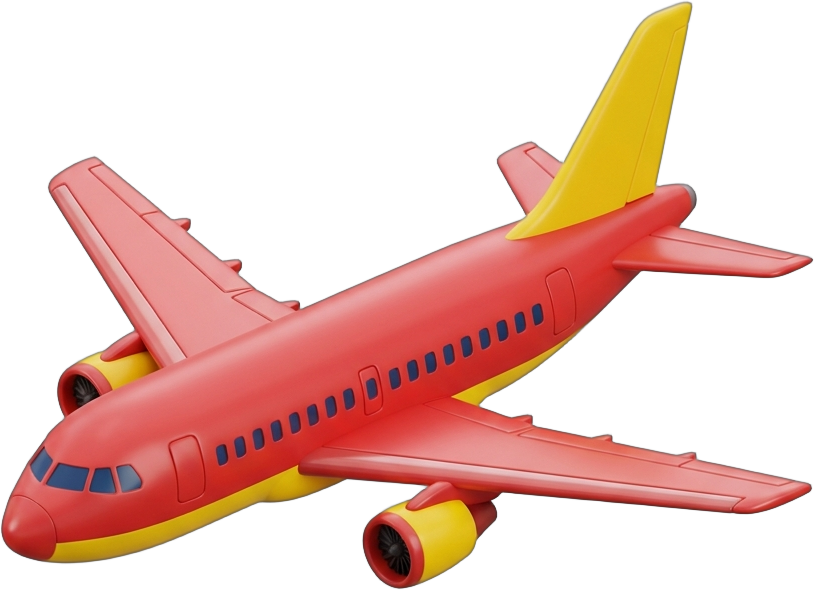
#> input picture assets/objects_3d/airliner.png, 814 x 590 px
$ python -i thumbnail_3d_seo_engine.py   (imports and definitions only)
#> lines starting #> are read from the running program, lines starting #| are printed output that depends on the picture; after the words box and inside, x2 and y2 are one past the last pixel; in counts of white or black regions, pixels touching at a corner belong together
r"""
thumbnail_3d_seo_engine.py - BỘ ĐỘNG CƠ CHUYÊN TRÁCH THUMBNAIL 3D ADN HADA WHY,
NHÚNG BÌA TRỰC TIẾP VÀO VIDEO MP4 & TRINH SÁT 3 TIÊU ĐỀ CHUẨN SEO EVERGREEN.

Đặt tại: D:\Đầu Não Video Ngắn FB (không xóa)\engine\thumbnail_3d_seo_engine.py
Phục vụ độc quyền cho Sub-Agent thứ 6: fb-reels-thumbnail-seo-architect.

3 Nhiệm vụ cốt lõi chạy song song:
1. Tư duy logic theo từng kịch bản (4 Chế độ bố cục: Mystery Silhouette, Dual Confrontation,
   Forensic Object Spotlight, Titan + Evidence) trên nền ADN cố định của kênh HaDa Why:
   - Nền bổ trợ bối cảnh thật nâng khối 3D Chiaroscuro + Unsharp Mask.
   - Bầu trời / nền trên liền mạch 100% (Zero-Blob: CẤM tuyệt đối đốm đỏ/đốm đen vô nghĩa).
   - Chữ Hook 2 dòng Kanit-Black (#42B2F2 Xanh HaDa + #FFFFFF Trắng WHY, viền đen 11px) an toàn 4:5.
2. Nhúng Kép (Dual-Embed) tấm Thumbnail 9:16 vào thẳng file Video MP4:
   - Lớp 1: Chèn làm 2 frame đầu tiên (0.00s - 0.03s) ở đầu video để khi đăng lên Facebook Reels /
     Facebook Page kéo thanh chọn ảnh bìa về 00:00 là chọn được ngay tấm bìa 3D sắc nét!
   - Lớp 2: Nhúng luồng metadata attached_pic chuẩn MP4.
3. Đào bới & Cào dữ liệu từ khóa thực tế (Google Suggest API + YouTube Suggest API +
   yt-dlp Top Viral Search + Google News RSS) -> Xuất 3 Tiêu đề chuẩn SEO có Keyword lượt tìm kiếm cao
   và Evergreen (bền vững theo thời gian).
"""

import io
import json
import os
import re
import shutil
import subprocess
import sys
import urllib.parse
import urllib.request
import xml.etree.ElementTree as ET
from pathlib import Path
from typing import Any, Dict, List, Optional

import numpy as np
from PIL import Image, ImageFilter
from scipy.ndimage import gaussian_filter

# [4 lines not run here, left out]

FB_BRAIN_DIR = Path(r"D:\Đầu Não Video Ngắn FB (không xóa)")
REMOTION_DIR = FB_BRAIN_DIR / "remotion_reels"
PUBLIC_HARVEST_DIR = REMOTION_DIR / "public" / "harvested"
FINAL_OUTPUT_DIR = Path(r"D:\Video thành phẩm")

HEADERS = {
    "User-Agent": (
        "Mozilla/5.0 (Windows NT 10.0; Win64; x64) "
        "AppleWebKit/537.36 (KHTML, like Gecko) "
        "Chrome/124.0.0.0 Safari/537.36"
    )
}


# ==============================================================================
# KHỐI 1: CÀO DỮ LIỆU TỪ KHÓA THẬT & PHÂN TÍCH SEO EVERGREEN
# ==============================================================================

# [147 lines left out: functions fetch_autocomplete_suggestions, fetch_youtube_top_competitors, fetch_google_news_headlines, harvest_seo_intelligence, not called in this run]


# ==============================================================================
# KHỐI 2: XỬ LÝ ẢNH NỀN BỔ TRỢ NỔI KHỐI 3D & BẦU TRỜI LIỀN MẠCH (ZERO-BLOB)
# ==============================================================================

def enhance_backdrop_3d_seamless(
    raw_img_path: Path,
    out_img_path: Path,
    crop_x_ratio: float = 0.16,
    sky_lum_threshold: float = 195.0,
) -> Path:
    """
    Xử lý ảnh nền bổ trợ chuẩn ADN kênh HaDa Why:
    1. Cắt cúp tỷ lệ dọc 9:16 (1080x1920) sắc nét bằng Lanczos.
    2. Tăng độ nét vi mô (Unsharp Mask) làm nổi rõ kết cấu vật lý của công trình/bối cảnh.
    3. Tách biệt 2 diện sáng/tối (Chiaroscuro 3D Volume) để bối cảnh nổi khối 3D đồ sộ.
    4. Bảo toàn 100% bầu trời / phần nền phía trên liền mạch tự nhiên (Zero-Blob:
       CẤM tuyệt đối mọi đốm đỏ hay đốm đen vô nghĩa).
    """
#> called with raw_img_path = '../assets/objects_3d/airliner.png', out_img_path = 'out.png', crop_x_ratio = 0.16, sky_lum_threshold = 195
    im = Image.open(raw_img_path).convert("RGB")
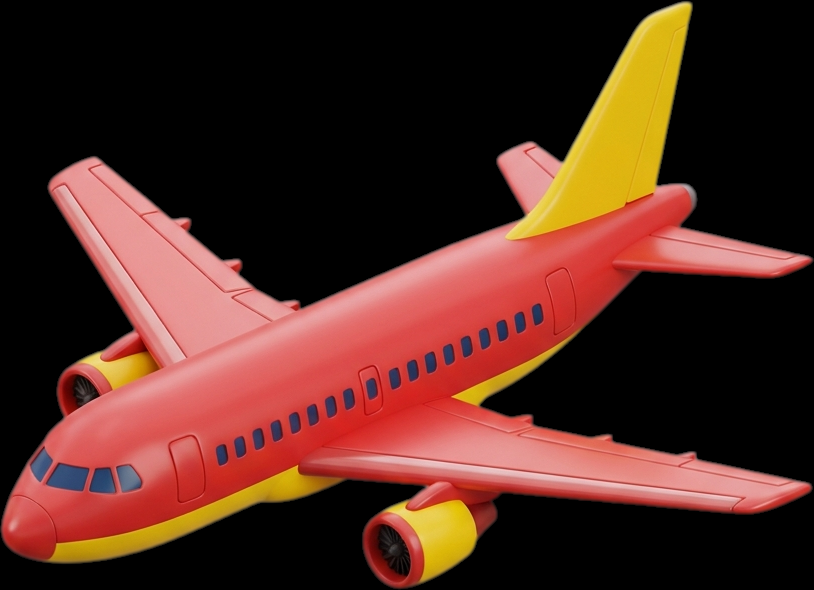
#> im: PIL image 814x590 RGB; mean R, G, B 81.1, 42.7, 33
    w, h = im.size
#> w = 814; h = 590
    if w < 750 or h < 500:
        raise ValueError(
            f"[THUMBNAIL HD GATE BLOCKED] Ảnh nền '{raw_img_path.name}' quá nhỏ ({w}x{h} < 750x500). "
            "Cấm dùng ảnh nhỏ cắt dọc gây vỡ hạt/mờ nhòe!"
        )

    target_ratio = 9.0 / 16.0
    current_ratio = w / float(h)
#> current_ratio = 1.38

    if current_ratio > target_ratio:
        crop_w = int(h * target_ratio)
#> crop_w = 331
        max_x = max(0, w - crop_w)
#> max_x = 483
        crop_x = min(max_x, int(w * crop_x_ratio))
#> crop_x = 130
        cropped = im.crop((crop_x, 0, crop_x + crop_w, h))
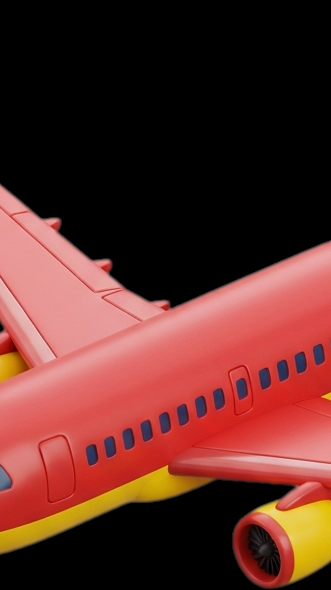
#> cropped: PIL image 331x590 RGB; mean R, G, B 93.3, 45.6, 39.3
    else:
        crop_h = int(w / target_ratio)
        crop_y = max(0, int((h - crop_h) * 0.1))
        cropped = im.crop((0, crop_y, w, crop_y + crop_h))

    resized = cropped.resize((1080, 1920), Image.Resampling.LANCZOS)

    # 1. Unsharp Mask nâng chi tiết kiến trúc / hiện trường
    sharp = resized.filter(ImageFilter.UnsharpMask(radius=3.0, percent=185, threshold=1))
    arr = np.array(sharp, dtype=np.float32)
    raw_arr = np.array(resized, dtype=np.float32)

    Y, X = np.mgrid[0:1920, 0:1080]
    raw_lum = 0.299 * raw_arr[:, :, 0] + 0.587 * raw_arr[:, :, 1] + 0.114 * raw_arr[:, :, 2]
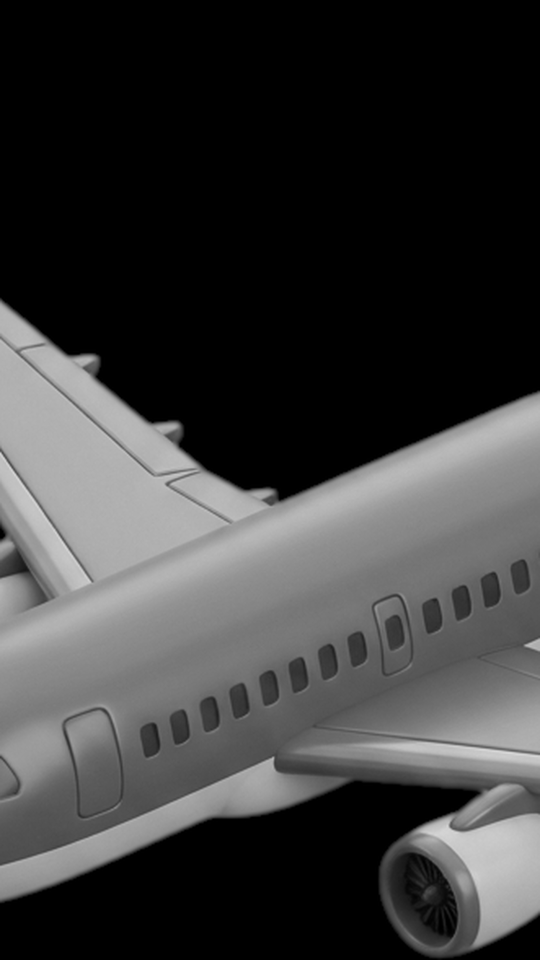
#> raw_lum: shape (1920, 1080) float32 (shown at 1/2 size); min 0, max 220.9, mean 59.1

    # 2. Nhận diện vùng bầu trời sáng tự nhiên để giữ nguyên 100% sự liền mạch (Zero-Blob)
    is_sky = raw_lum > sky_lum_threshold
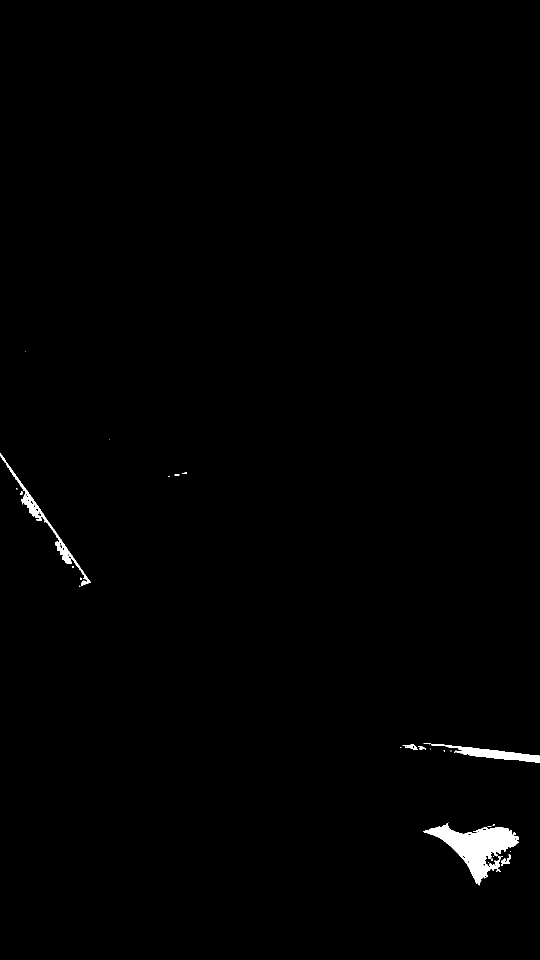
#> is_sky: shape (1920, 1080) bool (shown at 1/2 size); 0.72% white; 27 white regions (18 under 20 px), largest, box (x1, y1, x2, y2) and area: (847, 1647, 1038, 1771) 9153, (847, 1486, 1080, 1526) 2619, (0, 906, 181, 1172) 2614
    sky_mask = gaussian_filter(is_sky.astype(np.float32), sigma=1.5)[:, :, np.newaxis]

    # 3. Nâng khối 3D Chiaroscuro trên công trình / bối cảnh
    dir_light = 1.0 + 0.16 * np.clip((X - 450.0) / 450.0, -0.6, 0.6)[:, :, np.newaxis]
    b_arr = (arr - 128.0) * 1.25 + 128.0
    b_arr = b_arr * dir_light
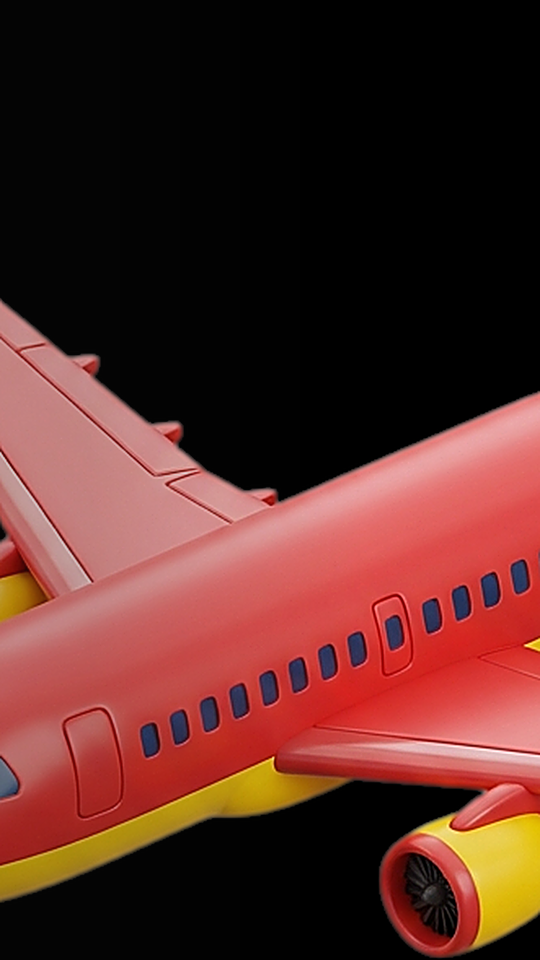
#> b_arr: shape (1920, 1080, 3) float64 (shown at 1/2 size); mean R, G, B 85.2, 24.6, 16.7; drawn with min black and max white

    # Đẩy độ tươi tự nhiên cho các chi tiết nhận diện thương hiệu (ví dụ logo xanh/vàng/đỏ trên tòa nhà)
    is_green = (arr[:, :, 1] > arr[:, :, 0] * 1.12) & (arr[:, :, 1] > arr[:, :, 2] * 1.12)
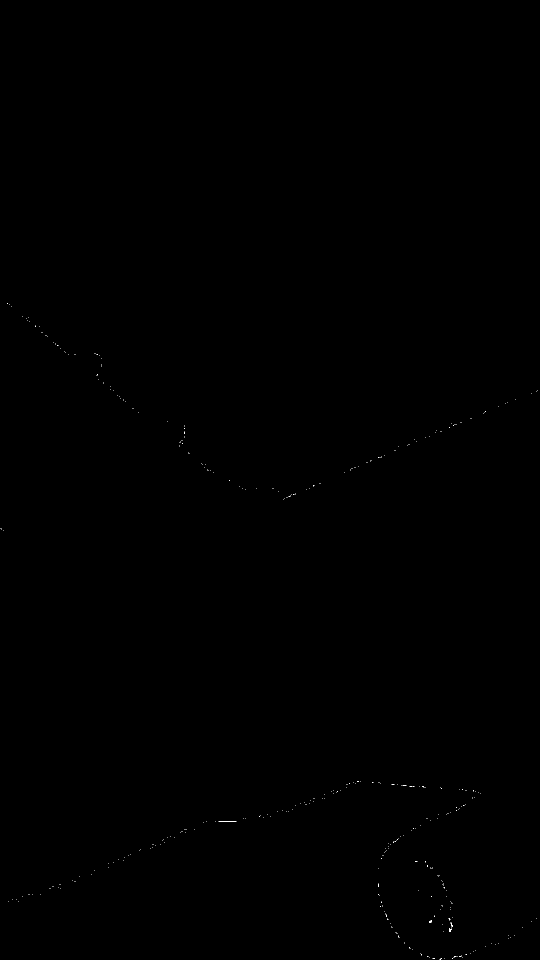
#> is_green: shape (1920, 1080) bool (shown at 1/2 size); 0.03% white in thin lines or dots, all inside (x1, y1, x2, y2) = (1, 606, 1075, 1919)
    b_arr[:, :, 1] = np.where(is_green, np.clip(b_arr[:, :, 1] * 1.35, 0, 255), b_arr[:, :, 1])
    b_arr[:, :, 0] = np.where(is_green, b_arr[:, :, 0] * 0.85, b_arr[:, :, 0])

    # 4. Hợp nhất: Bầu trời nguyên bản liền mạch 100% + Công trình nổi khối 3D
    final_arr = raw_arr * sky_mask + b_arr * (1.0 - sky_mask)
    final_arr = np.clip(final_arr, 0, 255)
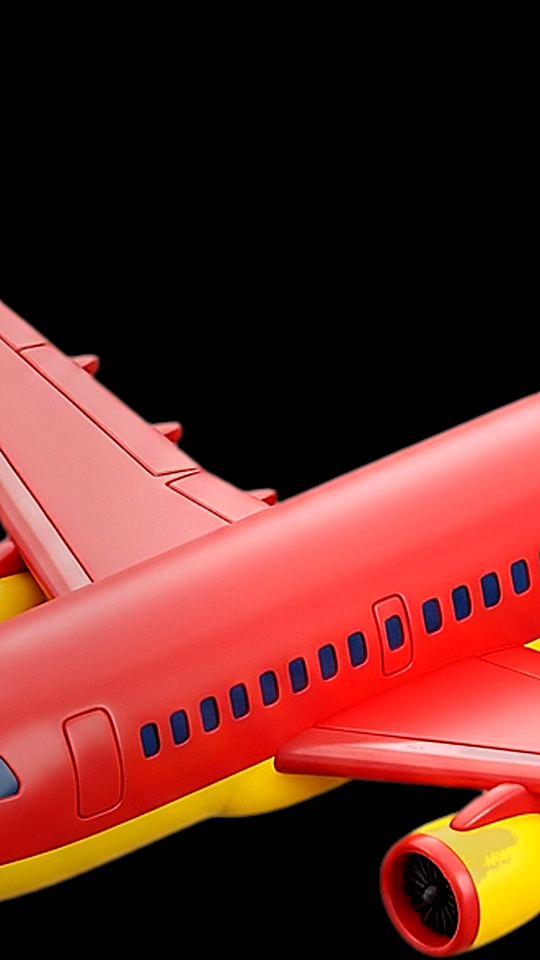
#> final_arr: shape (1920, 1080, 3) float64 (shown at 1/2 size); mean R, G, B 100.5, 42.5, 35.3

#> (the run stopped early here; a loop or call above may not have finished)
